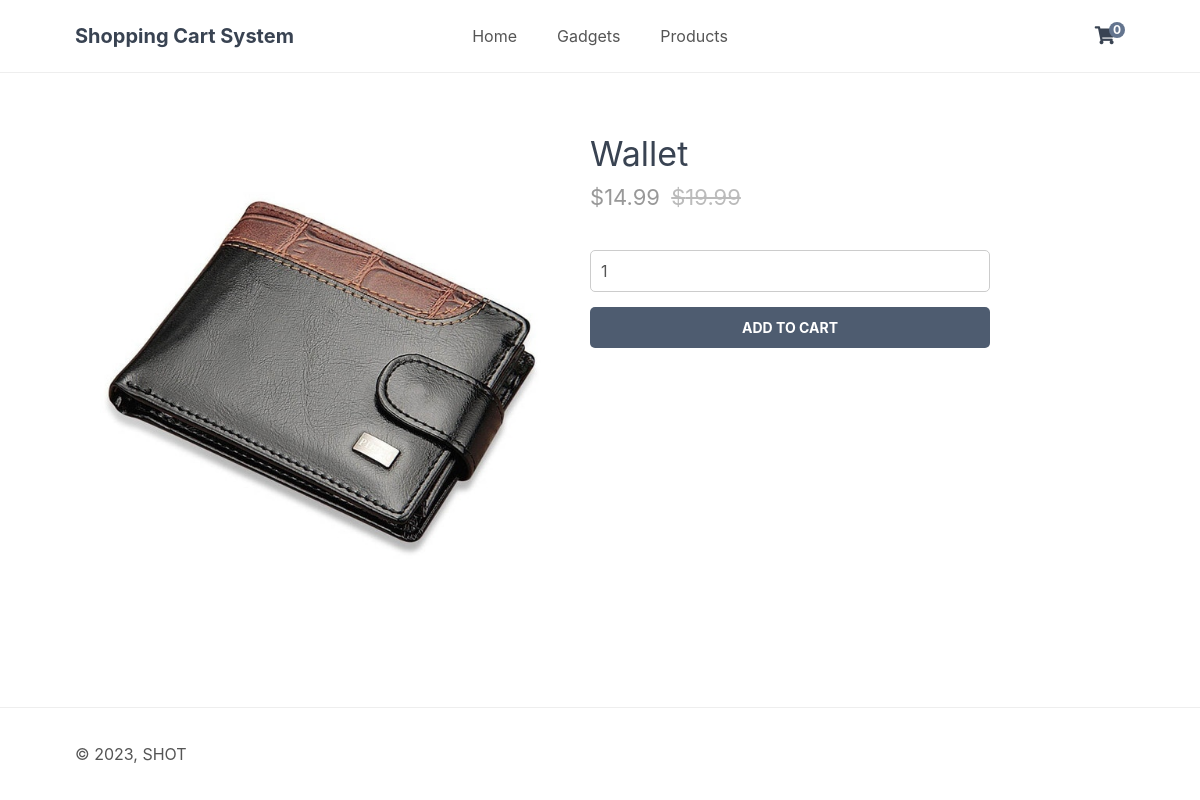
The app's page /shoppingcart/index.php?page=product&id=2 with its own data.
### tables this page shows
CREATE TABLE `products` (
  `id` int(11) NOT NULL,
  `name` varchar(200) NOT NULL,
  `desc` text NOT NULL,
  `price` decimal(7,2) NOT NULL,
  `rrp` decimal(7,2) NOT NULL DEFAULT 0.00,
  `quantity` int(11) NOT NULL,
  `img` text NOT NULL,
  `date_added` datetime NOT NULL DEFAULT current_timestamp()
);

### shoppingcart/index.php (called while the page is built, shortened)
<?php
include 'functions.php';
$page = isset($_GET['page']) && file_exists($_GET['page'] . '.php') ? $_GET['page'] : 'home';
include $page . '.php';
?>

### shoppingcart/product.php (the view, shortened to what this page needs)
<?php
if (isset($_GET['id'])) {
    $stmt = $pdo->prepare('SELECT * FROM products WHERE id = ?');
    $stmt->execute([$_GET['id']]);
    $product = $stmt->fetch(PDO::FETCH_ASSOC);
} else {
    exit('Product does not exist!');
}
?>
<?=template_header('Product')?>
<div class="product content-wrapper">
    <img src="imgs/<?=$product['img']?>" width="500" height="500" alt="<?=$product['name']?>">
    <div>
        <h1 class="name"><?=$product['name']?></h1>
        <span class="price">
            &dollar;<?=$product['price']?>
            <?php if ($product['rrp'] > 0): ?>
            <span class="rrp">&dollar;<?=$product['rrp']?></span>
            <?php endif; ?>
        </span>
        <form action="index.php?page=cart" method="post">
            <input type="number" name="quantity" value="1" min="1" max="<?=$product['quantity']?>" placeholder="Quantity" required>
            <input type="submit" value="Add To Cart">
        </form>
    </div>
</div>
<?=template_footer()?>

### shoppingcart/style.css (style rules this page uses)
* { box-sizing: border-box; font-family: -apple-system, BlinkMacSystemFont, "segoe ui", roboto, oxygen, ubuntu, cantarell, "fira sans", "droid sans", "helvetica neue", Arial, sans-serif; font-size: 16px; -webkit-font-smoothing: antialiased; -moz-osx-font-smoothing: grayscale; }
html { height: 100%; }
body { position: relative; min-height: 100%; color: #555555; background-color: #FFFFFF; margin: 0; padding-bottom: 100px; }
h1, h2, h3, h4, h5 { color: #394352; }
.content-wrapper { width: 1050px; margin: 0 auto; }
main > .product { display: flex; padding: 40px 0; }
main > .product > div { padding-left: 15px; }
main > .product h1 { font-size: 34px; font-weight: normal; margin: 0; padding: 20px 0 10px 0; }
main > .product .price { display: block; font-size: 22px; color: #999999; }
main > .product .rrp { color: #BBBBBB; text-decoration: line-through; font-size: 22px; padding-left: 5px; }
main > .product form { display: flex; flex-flow: column; margin: 40px 0; }
main > .product form input[type="number"] { width: 400px; padding: 10px; margin-bottom: 15px; border: 1px solid #ccc; color: #555555; border-radius: 5px; }
main > .product form input[type="submit"] { background: #4e5c70; border: 0; color: #FFFFFF; width: 400px; padding: 12px 0; text-transform: uppercase; font-size: 14px; font-weight: bold; border-radius: 5px; cursor: pointer; }

### records on screen
products: img (picture), name "Wallet", price "14.99", rrp "19.99"

### other values on screen
$num_items_in_cart "0"
